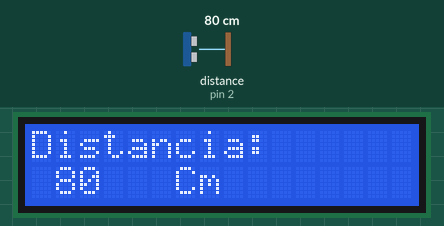
A sketch run on a simulated Arduino Uno, built with avr-gcc and run on an emulated ATmega328P. On the bench: 16×2 character LCD. Inputs (shaded band) come from the test bench; at power-on: distance to the obstacle (sensor on pin 2) 80 cm. The echo pulse lasts 58.3 µs per cm; what the sketch prints to the serial monitor is not drawn.

Above: at 1.2 s.
1.3 s: distance to the obstacle (sensor on pin 2) set to 2 cm
At 3.0 s:
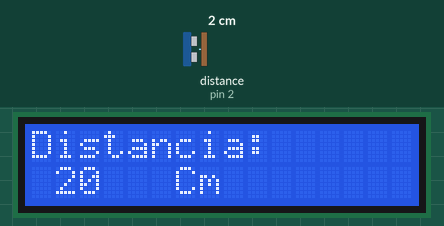
3.5 s: distance to the obstacle (sensor on pin 2) set to 4 cm
At 5.0 s:
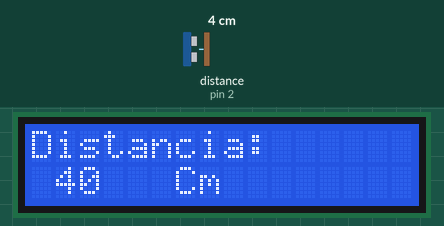
5.6 s: distance to the obstacle (sensor on pin 2) set to 120 cm
At 7.2 s:
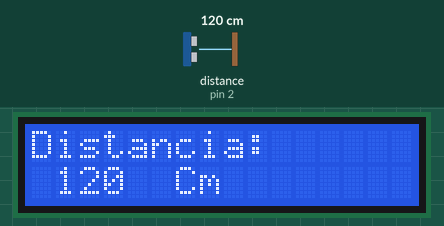
7.6 s: distance to the obstacle (sensor on pin 2) set to 9 cm
At 8.8 s:
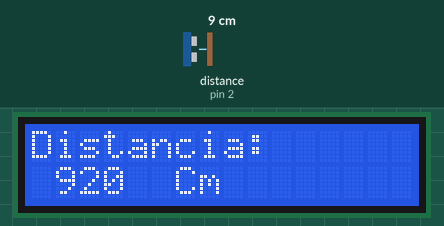
Timing chart, 0 to 10.6 s (numbered marks = the images above; inputs shaded):
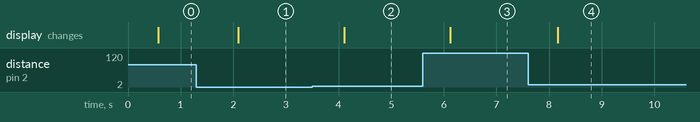

Measured:
- after the input at 1.3 s, the display: changes after 0.79 s (image 1)
- after the input at 3.5 s, the display: changes after 0.61 s (image 2)
- after the input at 5.6 s, the display: changes after 0.53 s (image 3)
- after the input at 7.6 s, the display: changes after 0.56 s (image 4)

The sketch:

SensorDistancia.ino
```cpp
//Sensor Ultrasonico - HC SR04
#include <Ultrasonic.h> //by Erick Simões
#include <LiquidCrystal.h>
LiquidCrystal lcd( 8, 9, 4, 5, 6, 7);
int echoPin = 2;
int trigPin = 3;
Ultrasonic ultrasonic(trigPin, echoPin);
int distancia;
void setup() {
  Serial.begin(9600);
   lcd.begin(16, 2);
  lcd.clear();
  lcd.setCursor(0, 0);
  lcd.print("Distancia:");
}
void loop() {
  distancia = ultrasonic.read();
  Serial.print("Distancia: ");
  Serial.print(distancia);
  Serial.println(" CM");
  delay(500);
  if (distancia < 10) lcd.print(" ");
  if (distancia >=10 && distancia < 357) lcd.print(" ");
  lcd.setCursor(1, 8);
  lcd.print(distancia);
  lcd.setCursor(6, 1);
  lcd.println("Cm        ");

}
```
